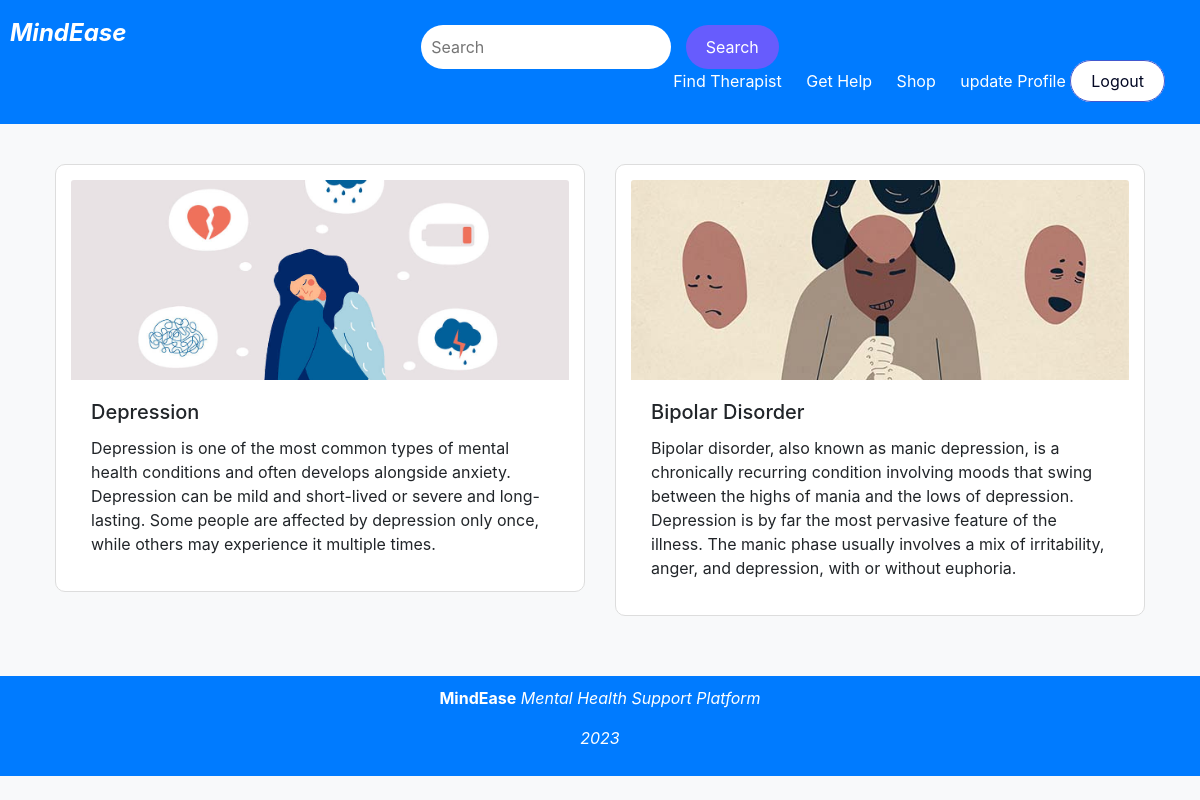
Page /article_list/ on the committed database.
### app1/models.py (models this page shows)
class Article(models.Model):
    title = models.CharField(max_length=255)
    description = models.TextField()
    image = models.ImageField(upload_to='article_images/')

### app1/views.py (the view)
# urls.py: path('article_list/', views.article_list, name='article_list'),
def article_list(request):
    articles = Article.objects.all()
    return render(request, 'article_list.html', {'articles': articles})

### templates/article_list.html (shortened to what this page needs)
<!DOCTYPE html>
<html lang="en">
<head>
    <link rel="stylesheet" href="https://maxcdn.bootstrapcdn.com/bootstrap/4.5.2/css/bootstrap.min.css">
</head>
<body>
    <header>
        <div class="brand-text">MindEase</div>
        <div class="search-bar">
            <input type="text" placeholder="Search">
            <button type="submit">Search</button>
        </div>
        <nav>
            <ul>
                <li><a href='/therapists'>Find Therapist</a></li>
                <li><a href='/article_list/'>Get Help</a></li>
                <li><a href='/product_list_view/'>Shop</a></li>
                <li><a href='/update_profile'>update Profile</a></li>
                <li><a href="/logout">Logout</a></li>
            </ul>
        </nav>
    </header>
<!DOCTYPE html>
<html lang="en">
<head>
    <link rel="stylesheet" href="https://stackpath.bootstrapcdn.com/bootstrap/4.5.2/css/bootstrap.min.css">
</head>
<body>
    <main>
        <div class="container">
            {% if articles %}
            <div class="row">
                {% for article in articles %}
                <div class="col-md-6">
                    <div class="card article-card">
                        <img src="{{ article.image.url }}" alt="{{ article.title }}" class="card-img-top" style="max-height: 200px; object-fit: cover;">
                        <div class="card-body">
                            <h5 class="card-title">{{ article.title }}</h5>
                            <p class="card-text">{{ article.description }}</p>
                        </div>
                    </div>
                </div>
                {% endfor %}
            </div>
            {% else %}
            <p>No articles available.</p>
            {% endif %}
        </div>
    </main>
    <footer>
        <p><b>MindEase</b> <i> Mental Health Support Platform</i></p>
        <p><i>2023</i></p>
    </footer>
</body>
</html>

### templates/article_list.html (style rules this page uses)
body, h1, h2, ul, li { margin: 0; padding: 0; }
body { font-family: Arial, sans-serif; background-color: #f7f7f7; margin: 0; padding: 0; }
header { background-color: #477BE4; color: #fff; padding: 10px 0; text-align: right; position: relative; }
.brand-text { font-size: 24px; font-weight: bold; font-style: italic; color: #fff; position: absolute; top: 15px; left: 10px; }
.search-bar { text-align: center; margin-top: 10px; }
.search-bar input[type="text"] { padding: 10px; border: none; border-radius: 25px; width: 250px; margin-right: 10px; outline: none; }
.search-bar button { padding: 10px 20px; background-color: #675cfd; color: #fff; border: none; border-radius: 25px; cursor: pointer; transition: background-color 0.3s ease; }
nav ul { list-style: none; text-align: right; }
nav ul li { display: inline; margin-left: 20px; }
nav ul li:first-child { margin-left: 0; }
nav ul li a { text-decoration: none; color: #fff; font-weight: normal; }
header nav ul { margin-right: 20px; }
header nav ul li:last-child { margin-left: 0; }
header nav ul li:last-child a { background-color: #fff; color: #030824; border: 1px solid #4158d0; border-radius: 25px; padding: 10px 20px; transition: background-color 0.3s ease; }
main { padding: 20px; }
footer { background-color: #477BE4; color: #fff; text-align: center; padding: 10px 0; }
body { background-color: #f8f9fa; }
header { background-color: #007bff; color: #fff; padding: 15px; text-align: center; }
main { margin: 20px; }
.article-card { border: 1px solid #ddd; border-radius: 10px; margin-bottom: 20px; padding: 15px; background-color: #fff; }
footer { background-color: #007bff; color: #fff; padding: 10px; text-align: center; }

### rows in the picture
Article: image (picture), title "Depression", description "Depression is one of the most common types of mental health conditions and often develops alongside anxiety. Depression can be mild and short-lived or severe and long-lasting. Some people are affected by depression only once, while others may experience it multiple times."
Article: image (picture), title "Bipolar Disorder", description "Bipolar disorder, also known as manic depression, is a chronically recurring condition involving moods that swing between the highs of mania and the lows of depression. Depression is by far the most pervasive feature of the illness. The manic phase usually involves a mix of irritability, anger, and depression, with or without euphoria."
